Frame 1 (no input): blank canvas, image omitted
Frame 60 (the mouse pressed at the canvas centre just before this capture): blank canvas, image omitted
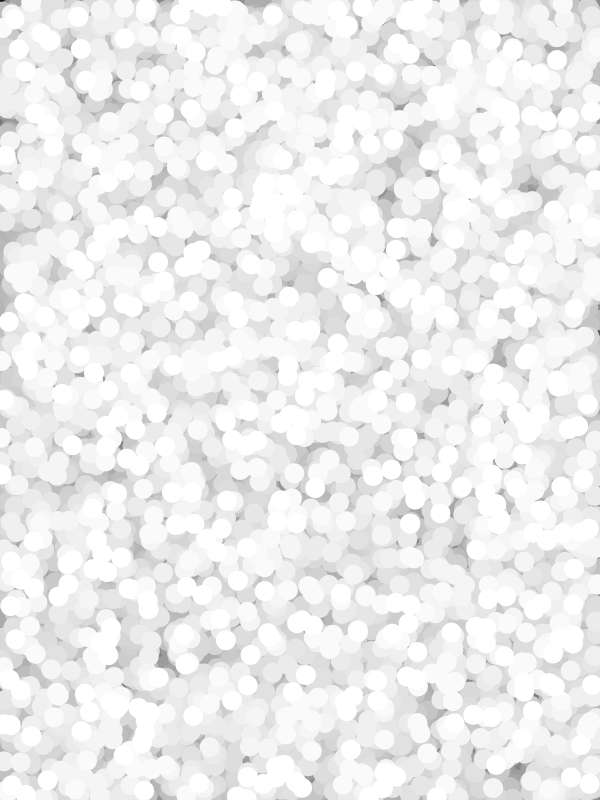
Frame 120 (the mouse held since frame 60 and released just before this capture)

The Processing sketch whose frames 1 and 60 were blank and that drew this single picture after the mouse press (run headless with seeded random() and noise(); from frame 60 on, the mouse is pressed at the canvas centre):

// Processing sketch: processing_40330
// ── processing_40330.pde

//Delwin Lei
//Right and left click on mouse for different color. Find the rest
//out by yourself noob!



int x, y;
boolean b,c;

void setup()
{
  size (600, 800);
  noStroke();
}

void draw()
{
  fill(0, 5);
  rect(-10, -10, 900, 900);
  println(frameRate);
  for (int a=0; a<mouseY; a++) {
    fill(255);
    if (b)
    {
      fill(#8FBBF0);
    }
    if (c)
    {
      fill(#FF587F);
    }
    ellipse(x+random(width), y+random(height), 20, 20);
  }
}


void mousePressed()
{
  if (mouseButton == LEFT)
  {
    b = true;
  }
  if(mouseButton == RIGHT)
  {
    c = true;
  }
}

void mouseReleased()
{
  b = false;
  c = false;
}
